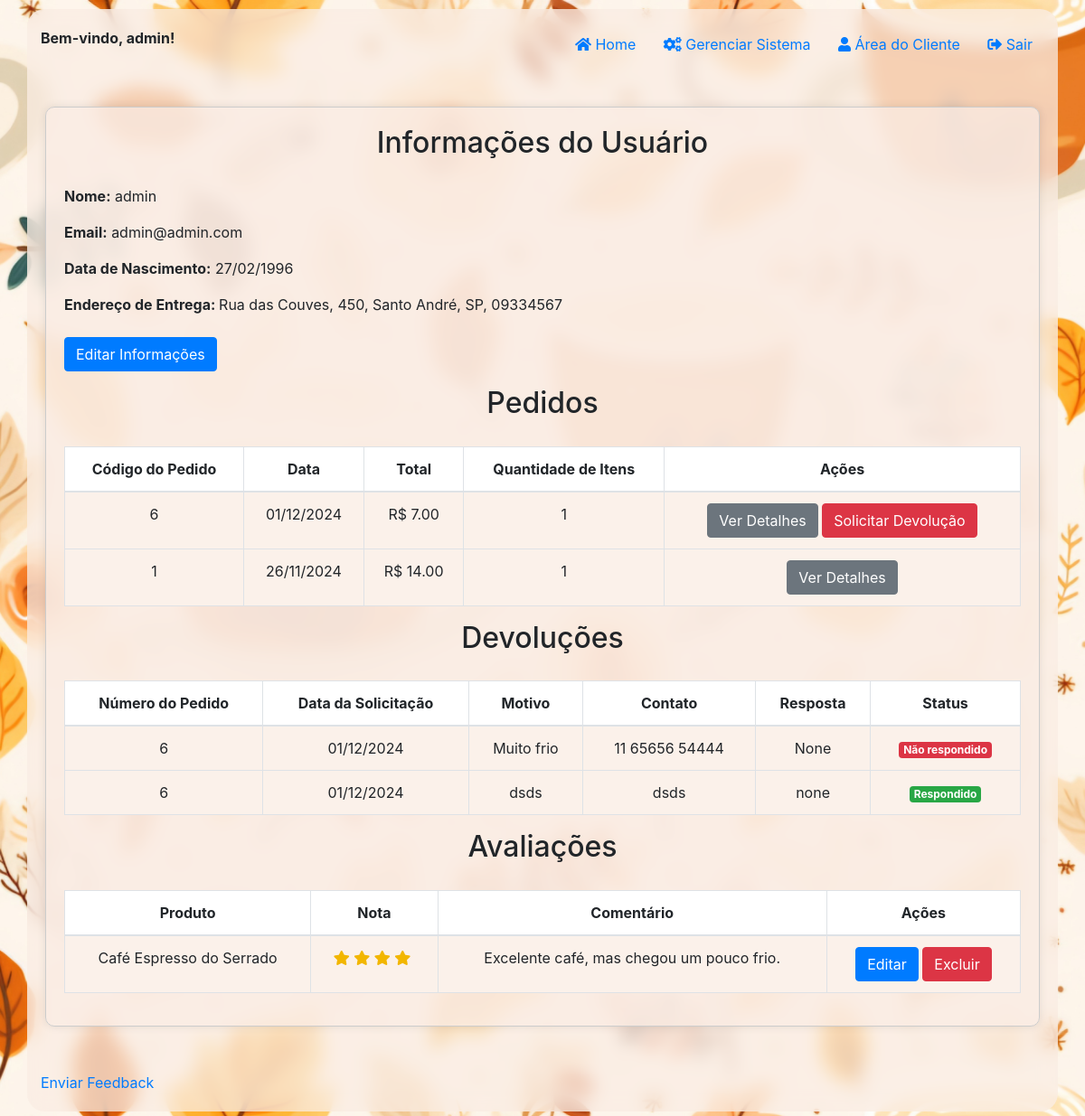
The app's page /area_cliente (signed in), older data.
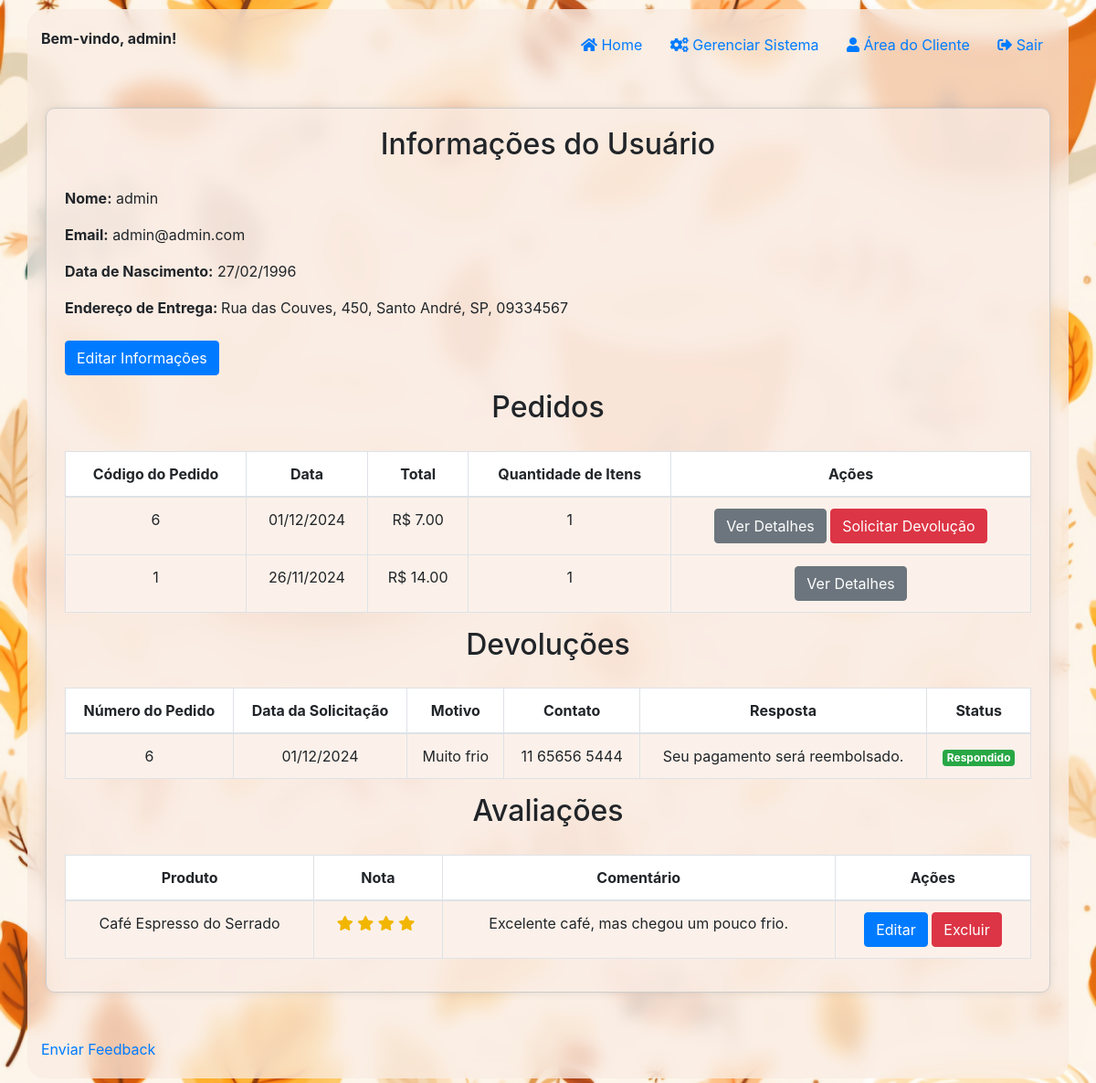
The same page, newer data.
### models.py (models this page shows)
class Usuario(Base):
    __tablename__ = 'usuarios'
    email = Column(String, primary_key=True)
    nome = Column(String)
    senha = Column(String)
    codigo_recuperacao = Column(String)
    data_nascimento = Column(Date)
    enderecos = relationship('Endereco', back_populates='usuario')
    cartoes_credito = relationship('CartaoCredito', back_populates='usuario')
    compras = relationship('Compra', back_populates='usuario')

class Endereco(Base):
    __tablename__ = 'enderecos'
    id = Column(Integer, primary_key=True, autoincrement=True)
    email_usuario = Column(String, ForeignKey('usuarios.email'), nullable=False)
    endereco = Column(String, nullable=False)
    cidade = Column(String, nullable=False)
    estado = Column(String, nullable=False)
    cep = Column(String, nullable=False)
    usuario = relationship('Usuario', back_populates='enderecos')
    compras = relationship('Compra', back_populates='endereco')

class Compra(Base):
    __tablename__ = 'compras'
    id = Column(Integer, primary_key=True, autoincrement=True)
    email_usuario = Column(String, ForeignKey('usuarios.email'), nullable=False)
    data_compra = Column(Date, nullable=False)
    quantidade = Column(Integer, nullable=False)
    preco_total = Column(Float, nullable=False)
    forma_pagamento = Column(String, nullable=False)
    numero_cartao = Column(String)
    nome_cartao = Column(String)
    validade_cartao = Column(String)
    cvv_cartao = Column(String)
    endereco_entrega = Column(Integer, ForeignKey('enderecos.id'), nullable=False)
    usuario = relationship('Usuario', back_populates='compras')
    itens = relationship('ItensCompra', back_populates='compra')
    endereco = relationship('Endereco', back_populates='compras')

class Devolucao(Base):
    __tablename__ = 'devolucoes'
    id = Column(Integer, primary_key=True, autoincrement=True)
    numero_pedido = Column(String, nullable=False)
    motivo = Column(String, nullable=False)
    contato = Column(String, nullable=False)
    email_usuario = Column(String, ForeignKey('usuarios.email'), nullable=False)
    data_solicitacao = Column(DateTime, default=datetime.utcnow, nullable=False)
    respondido = Column(Boolean, default=False)
    resposta = Column(String, nullable=True)

class Avaliacao(Base):
    __tablename__ = 'avaliacoes'
    id = Column(Integer, primary_key=True, autoincrement=True)
    email_usuario = Column(String)
    id_produto = Column(String, ForeignKey('produtos.id'))
    nota = Column(Integer)
    comentario = Column(String)
    produto = relationship('Produto')

class Produto(Base):
    __tablename__ = 'produtos'
    id = Column(String, primary_key=True)
    nome = Column(String)
    descricao = Column(String)
    preco = Column(Float)
    imagem = Column(String)
    tipo = Column(String)
    ingredientes = Column(String)

### app.py (the view)
@app.route('/area_cliente')
@login_required
def area_cliente():
    usuario = db_session.query(Usuario).filter_by(email=session['user_id']).first()
    pedidos = db_session.query(Compra).filter_by(email_usuario=session['user_id']).order_by(Compra.id.desc()).all()
    avaliacoes = db_session.query(Avaliacao).filter_by(email_usuario=session['user_id']).all()
    devolucoes = db_session.query(Devolucao).filter_by(email_usuario=session['user_id']).order_by(Devolucao.data_solicitacao.desc()).all()
    ultimo_pedido = pedidos[0] if pedidos else None
    endereco_entrega = None
    if ultimo_pedido:
        endereco_entrega = db_session.query(Endereco).filter_by(id=ultimo_pedido.endereco_entrega).first()
    current_date = datetime.now().strftime('%d/%m/%Y')
    return render_template('area_cliente.html', usuario=usuario, pedidos=pedidos, avaliacoes=avaliacoes, devolucoes=devolucoes, current_date=current_date, endereco_entrega=endereco_entrega)

### app.py (called while the page is built)
def login_required(f):
    @wraps(f)
    def decorated_function(*args, **kwargs):
        if 'user_id' not in session:
            return redirect(url_for('index'))
        return f(*args, **kwargs)
    return decorated_function

### templates/area_cliente.html (shortened to what this page needs)
{% extends "base.html" %}
{% block content %}
<div class="centered-form">
<h2>Informações do Usuário</h2>
<p><strong>Nome:</strong> {{ usuario.nome }}</p>
<p><strong>Email:</strong> {{ usuario.email }}</p>
<p><strong>Data de Nascimento:</strong> {{ usuario.data_nascimento.strftime('%d/%m/%Y') if usuario.data_nascimento else 'N/A' }}</p>
<p><strong>Endereço de Entrega: </strong>
    {% if endereco_entrega %}
        {{ endereco_entrega.endereco }}, {{ endereco_entrega.cidade }}, {{ endereco_entrega.estado }}, {{ endereco_entrega.cep }}
    {% else %}
        N/A
    {% endif %}
    <br>
    <br>
<a href="{{ url_for('editar_usuario') }}" class="btn btn-primary">Editar Informações</a>
<h2>Pedidos</h2>
<div class="table-responsive">
<table class="table">
    <thead>
        <tr>
            <th>Código do Pedido</th>
            <th>Data</th>
            <th>Total</th>
            <th>Quantidade de Itens</th>
            <th>Ações</th>
        </tr>
    </thead>
    <tbody>
        {% for pedido in pedidos %}
        <tr>
            <td>{{ pedido.id }}</td>
            <td>{{ pedido.data_compra.strftime('%d/%m/%Y') }}</td>
            <td>R$ {{ '%.2f'|format(pedido.preco_total) }}</td>
            <td>{{ pedido.quantidade }}</td>
            <td>
                <a href="{{ url_for('detalhes_pedido', pedido_id=pedido.id) }}" class="btn btn-secondary">Ver Detalhes</a>
                {% if pedido.data_compra.strftime('%d/%m/%Y') == current_date %}
                <a href="{{ url_for('devolucao', pedido_id=pedido.id) }}" class="btn btn-danger">Solicitar Devolução</a>
                {% endif %}
            </td>
        </tr>
        {% endfor %}
    </tbody>
</table>
</div>
<h2>Devoluções</h2>
<div class="table-responsive">
<table class="table">
    <thead>
        <tr>
            <th>Número do Pedido</th>
            <th>Data da Solicitação</th>
            <th>Motivo</th>
            <th>Contato</th>
            <th>Resposta</th>
            <th>Status</th>
        </tr>
    </thead>
    <tbody>
        {% for devolucao in devolucoes %}
        <tr>
            <td>{{ devolucao.numero_pedido }}</td>
            <td>{{ devolucao.data_solicitacao.strftime('%d/%m/%Y') }}</td>
            <td>{{ devolucao.motivo }}</td>
            <td>{{ devolucao.contato }}</td>
            <td>{{ devolucao.resposta }}</td>
            <td>
                {% if devolucao.respondido %}
                    <span class="badge badge-success">Respondido</span>
                {% else %}
                    <span class="badge badge-danger">Não respondido</span>
                {% endif %}
            </td>
        </tr>
        {% endfor %}
    </tbody>
</table>
</div>
<h2>Avaliações</h2>
<div class="table-responsive">
<table class="table">
    <thead>
        <tr>
            <th>Produto</th>
            <th>Nota</th>
            <th>Comentário</th>
            <th>Ações</th>
        </tr>
    </thead>
    <tbody>
        {% for avaliacao in avaliacoes %}
        <tr>
            <td>{{ avaliacao.produto.nome }}</td>
            <td>
                {% for i in range(1, 6) %}
                    <i class="fas fa-star{% if i > avaliacao.nota %}-o{% endif %}"></i>
                {% endfor %}
            </td>
            <td>{{ avaliacao.comentario }}</td>
            <td>
                <a href="{{ url_for('editar_avaliacao', avaliacao_id=avaliacao.id) }}" class="btn btn-primary">Editar</a>
                <form action="{{ url_for('excluir_avaliacao', avaliacao_id=avaliacao.id) }}" method="post" style="display:inline;">
                    <button type="submit" class="btn btn-danger">Excluir</button>
                </form>
            </td>
        </tr>
        {% endfor %}
    </tbody>
</table>
</div>
</div>
{% endblock %}

### templates/base.html (shortened to what this page needs)
<!DOCTYPE html>
<html lang="en">
<head>
    <link rel="stylesheet" href="{{ url_for('static', filename='css/styles.css') }}">
    <link rel="stylesheet" href="https://stackpath.bootstrapcdn.com/bootstrap/4.5.2/css/bootstrap.min.css">
    <link rel="stylesheet" href="https://cdnjs.cloudflare.com/ajax/libs/font-awesome/5.15.3/css/all.min.css">
</head>
<body>
    <div class="container">
        <div class="row">
            <div class="col text-left">
                {% if session.get('user_name') %}
                <span class="bem_vindo">Bem-vindo, {{ session.get('user_name') }}!</span>
                {% endif %}
            </div>
            <div class="col text-right">
                <a href="{{ url_for('catalogo') }}" class="btn btn-link">
                    <i class="fas fa-home"></i> Home
                </a>
                {% if session.get('user_id') == 'admin@admin.com' %}
                <a href="{{ url_for('gerenciar_sistema') }}" class="btn btn-link">
                    <i class="fas fa-cogs"></i> Gerenciar Sistema
                </a>
                {% endif %}
                {% if session.get('user_name') %}
                <a href="{{ url_for('area_cliente') }}" class="btn btn-link">
                    <i class="fas fa-user"></i> Área do Cliente
                </a>
                <a href="{{ url_for('logout') }}" class="btn btn-link">
                    <i class="fas fa-sign-out-alt"></i> Sair
                </a>
                {% else %}
                <a href="{{ url_for('index') }}" class="btn btn-link">
                    <i class="fas fa-sign-in-alt"></i> Login
                </a>
                {% endif %}
            </div>
        </div>
        {% block content %}{% endblock %}
    <a href="{{ url_for('feedback') }}">Enviar Feedback</a>
</div>
</body>
</html>

### static/css/styles.css (style rules this page uses)
body { font-family: Arial, sans-serif; margin: 0; padding: 0; background-image: url('/static/fundo.jpg'); background-size: cover; background-repeat: no-repeat; background-position: center center; background-attachment: fixed; font-size: 18px; }
.bem_vindo { font-weight: bold; }
h1, h2 { text-align: center; font-weight: bold; }
h2 { padding-bottom: 20px; }
.btn { display: inline-block; padding: 10px 15px; font-size: 16px; font-weight: bold; text-align: center; text-decoration: none; border-radius: 4px; transition: background-color 0.3s; }
.btn-primary { color: #fff; background-color: #007bff; border-color: #007bff; }
.btn-secondary { color: #fff; background-color: #6c757d; border-color: #6c757d; }
.btn-danger { color: #fff; background-color: #dc3545; border-color: #dc3545; }
.badge-success, .badge-danger { font-size: large; }
.container { margin: 10px auto; padding: 20px; border-radius: 20px; background-color: rgb(250,236,227,0.75); backdrop-filter: blur(10px); }
.centered-form { max-width: 1100px; margin: 50px auto; padding: 20px; border: 1px solid #ccc; border-radius: 10px; box-shadow: 0 0 10px rgba(0, 0, 0, 0.1); background-color: rgb(250,236,227,0.75); }
.table { width: 100%; margin-bottom: 10px; border-collapse: collapse; background-color: white }
.table-responsive { max-height: 400px; overflow-y: auto; position: relative; ; }
.table-responsive thead th { position: sticky; top: 0; background-color: #fff; z-index: 1; }
thead { background-color: #d1d1d1; text-align: center; }
tbody { background-color: rgb(250,236,227,0.75); text-align: center; }
th, td { padding: 0.75rem; vertical-align: center; border-top: 1px solid #dee2e6; padding: 10px; border: 1px solid #dee2e6; text-align: center; }
.fa-star { color: #f2b600; }

Row changes from the older to the newer data that the page shows:
removed Devolucao: numero_pedido "6", data_solicitacao "01/12/2024", motivo "dsds", contato "dsds", resposta "none", respondido "Respondido"
changed Devolucao "Muito frio": contato "11 65656 54444" → "11 65656 5444"; resposta "None" → "Seu pagamento será reembolsado."; respondido "Não respondido" → "Respondido"
